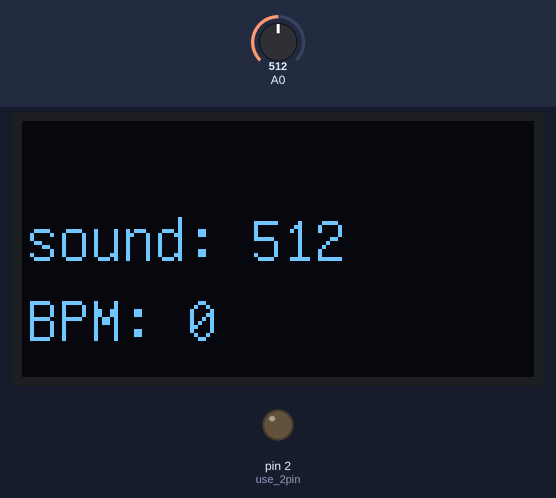
Bench run of a sketch on a simulated Arduino Uno, built with avr-gcc and run on an emulated ATmega328P. Parts: 128×64 one-colour display, output pins drawn as LEDs (lit = HIGH). Inputs (shaded band) come from the test bench; at power-on: A0 = 512. What the sketch prints to the serial monitor is not drawn.

Above: at 1.2 s.
1.3 s: A0 set to 0
At 2.8 s:
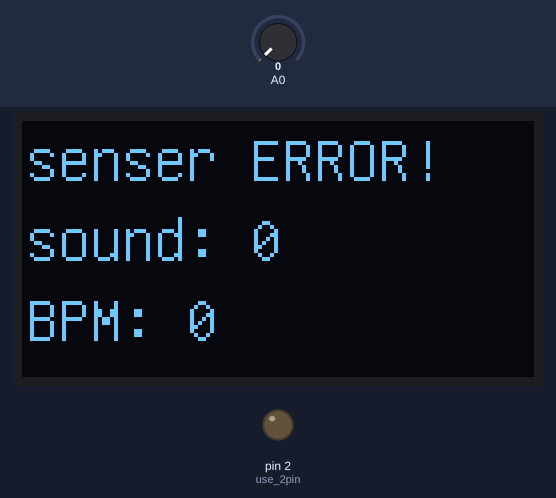
3.1 s: A0 set to 122
At 4.4 s:
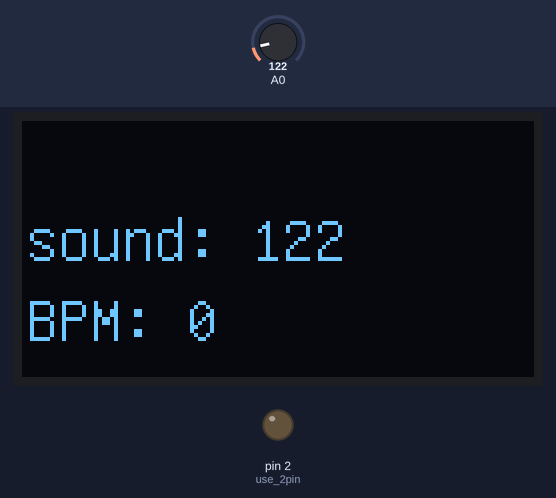
4.9 s: A0 set to 306
At 5.6 s:
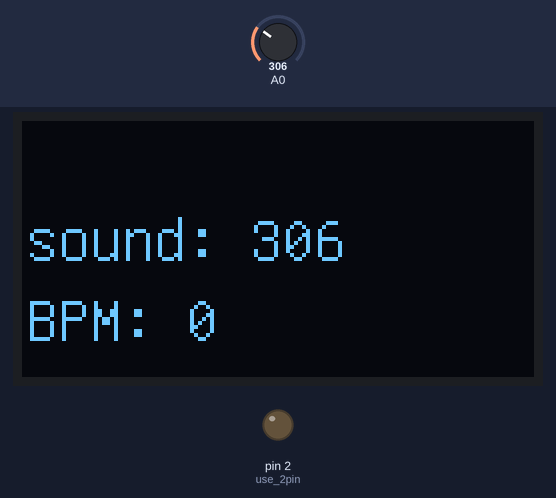
Timing chart, 0 to 7.9 s (numbered marks = the images above; inputs shaded):
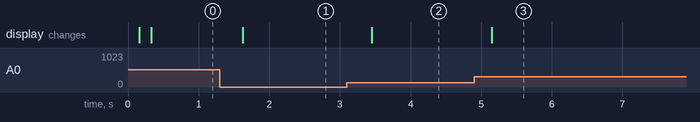

The sketch:

final.ino
```cpp
//원본 수정 금지
//header file zone
#include "U8glib.h"

U8GLIB_SSD1306_128X64 u8g(U8G_I2C_OPT_NONE);

//global variable zone
int sound=22;//sound variable declaration
double LastTime;
double ThisTime;
bool BPMTiming=false;
bool BeatComplete=false;
int BPM;
#define UpperThreshold 700
#define LowerThreshold 699

int apple(){
  ThisTime=millis();
  int value=analogRead(A0);
  int y=60-(value/16);

  if(value>UpperThreshold) //value>UpperThreshold
  {
    if(BeatComplete)
    {
      BPM=ThisTime-LastTime;
      BPM=int(60/(float(BPM)/1000));
      BPMTiming=false;
      BeatComplete=false;
      //tone(4,1000,250);
    }
    if(BPMTiming==false)
    {
      LastTime=millis();
      BPMTiming=true;
    }
  }
  if((value<LowerThreshold)&(BPMTiming))
    BeatComplete=true;

    return BPM;
}

void useOled() {//using oled function
  u8g.firstPage();
  do{
    u8g.setPrintPos(1, 15);//set where = (0. 35)
    if(sound==0){
       u8g.print("senser ERROR!");
    }

    u8g.setPrintPos(1, 35);//set where = (0. 35)
    u8g.print("sound: ");
    u8g.print(sound);//oled <- ("%d", sound);

    u8g.setPrintPos(1, 55);//set where = (0. 55)
    u8g.print("BPM: ");
    u8g.print(BPM);
  }while(u8g.nextPage());
}

/*
void alarm(){
  if(
}
*/

void setup() {
  Serial.begin(9600);
  pinMode(2,OUTPUT);//use 2pin(sound sensor)
  u8g.setFont(u8g_font_unifont);//u8g font select
}


void loop() {
  apple();
  //alarm();
  useOled();
  //delay(10);

  sound=analogRead(A0);


  //Serial.println(sound);
  Serial.println(BPM);
}
```

Measured:
- after the input at 1.3 s, the display: changes after 0.32 s (image 1)
- after the input at 3.1 s, the display: changes after 0.35 s (image 2)
- after the input at 4.9 s, the display: changes after 0.25 s (image 3)
